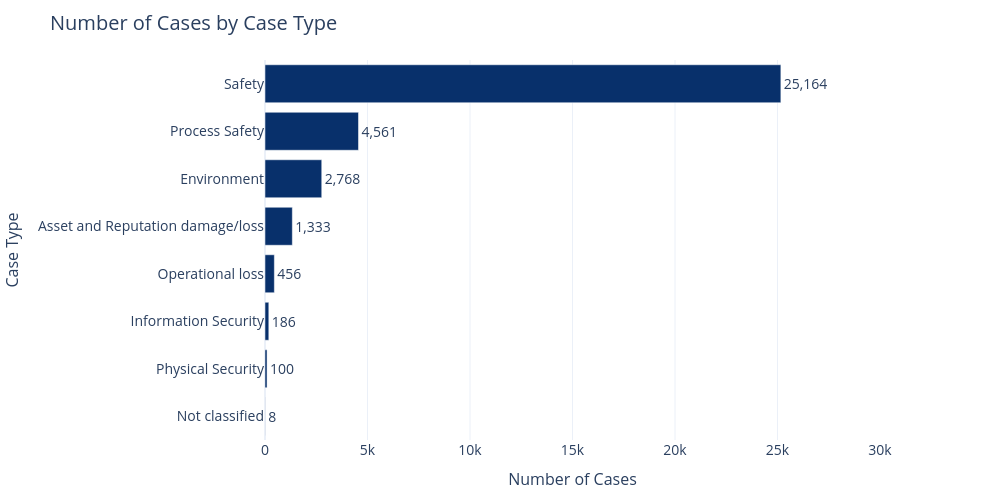

Write notebook code for a chart like this one.
### Markdown cell above
## 6. EDA — Cases by Case Type
Horizontal bar chart showing the distribution of records across case types (e.g., Process Safety, Near Hit, Observation).

### Code cell
# =============================================================================
# Number of Cases by Case Type
# =============================================================================

if 'CASE_TYPE' in master_df.columns:
    case_counts = master_df['CASE_TYPE'].value_counts().sort_values(ascending=True)

    fig = go.Figure(data=[go.Bar(
        y=case_counts.index.astype(str),
        x=case_counts.values,
        orientation='h',
        text=[f'{v:,}' for v in case_counts.values],
        textposition='outside',
        cliponaxis=False,
        marker=dict(color='#08306b'),
        textfont=dict(size=14)
    )])

    fig.update_layout(
        title=dict(text='Number of Cases by Case Type', font=dict(size=20)),
        xaxis_title=dict(text='Number of Cases', font=dict(size=16)),
        yaxis_title=dict(text='Case Type', font=dict(size=16)),
        xaxis=dict(tickfont=dict(size=14), range=[0, 30000]),
        yaxis=dict(tickfont=dict(size=14)),
        width=1000,
        height=max(500, len(case_counts) * 60),
        showlegend=False,
        hovermode='y unified',
        margin=dict(l=150, r=120, t=60, b=60),
        template='plotly_white'
    )
    fig.show()

    # Save high-resolution PNG for thesis (scale=4 → 4000px wide)
    fig.write_image(PATHS['results'] / 'Number of Cases by Case Type.png', scale=4, engine='kaleido')
    print(f"Saved high-res chart to: {PATHS['results'] / 'Number of Cases by Case Type.png'}")

    print(f"\nUnique case types: {master_df['CASE_TYPE'].nunique()}")
    print(f"Total records: {len(master_df):,}")
    print(f"\n{case_counts.sort_values(ascending=False).to_string()}")
else:
    print("Column 'CASE_TYPE' not found in master_df.")

### Figure 1 — Plotly figure (JSON) as saved in the notebook; plotly's stock layout.template omitted (floating-point values rounded to 4 significant figures)
{"data": [{"cliponaxis": false, "marker": {"color": "#08306b"}, "orientation": "h", "text": ["8", "100", "186", "456", "1,333", "2,768", "4,561", "25,164"], "textfont": {"size": 14}, "textposition": "outside", "type": "bar", "x": [8, 100, 186, 456, 1333, 2768, 4561, 25164], "y": ["Not classified", "Physical Security", "Information Security", "Operational loss", "Asset and Reputation damage/loss", "Environment", "Process Safety", "Safety"]}], "layout": {"height": 500, "hovermode": "y unified", "margin": {"b": 60, "l": 150, "r": 120, "t": 60}, "showlegend": false, "title": {"font": {"size": 20}, "text": "Number of Cases by Case Type"}, "width": 1000, "xaxis": {"range": [0, 30000], "tickfont": {"size": 14}, "title": {"font": {"size": 16}, "text": "Number of Cases"}}, "yaxis": {"tickfont": {"size": 14}, "title": {"font": {"size": 16}, "text": "Case Type"}}}}
